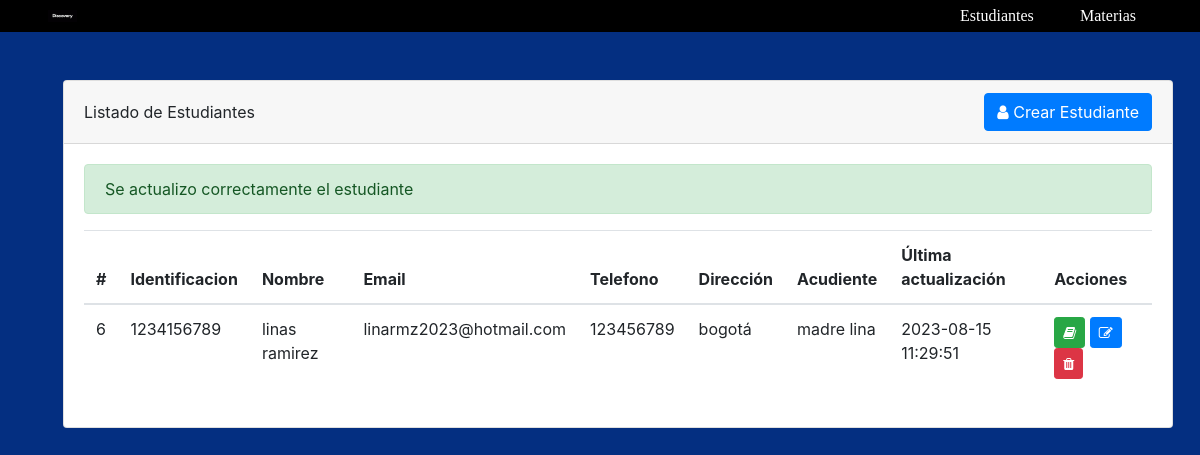
The app's page /modulos/estudiantes/estudiantes.php?mensaje=3 with its own data.
### tables this page shows
CREATE TABLE `estudiantes` (
  `id` int(11) NOT NULL AUTO_INCREMENT,
  `identificacion` varchar(255) DEFAULT NULL,
  `nombres` varchar(255) DEFAULT NULL,
  `apellidos` varchar(255) DEFAULT NULL,
  `email` varchar(255) DEFAULT NULL,
  `telefono` varchar(255) DEFAULT NULL,
  `acudiente` varchar(255) DEFAULT NULL,
  `direccion` varchar(255) DEFAULT NULL,
  `fecha_update` timestamp NULL DEFAULT CURRENT_TIMESTAMP,
  PRIMARY KEY (`id`)
);

### config/DBConect.php (called while the page is built, shortened)
<?php
    class Database {
        private static $dns = "mysql:host=localhost;dbname=colegio";
        private static $user = "root";
        private static $pass = "hm_pbeach*";
        private static $instance;
        public function __construct ()
        {
            $this->db = new PDO(self::$dns,self::$user,self::$pass);
        }
        public static function getInstance()
        {
            if(!isset(self::$instance))
            {
                self::$instance=new $object;
            }
            return self::$instance;
        }
        public function DatosEstudiantes() {
            $conexion = Database::getInstance();
            $sql  ="SELECT id,identificacion,nombres,apellidos,email,telefono, acudiente, direccion, fecha_update from estudiantes ";
            $result = $conexion->db->prepare($sql);
            $result->execute();
            return $result;
        }
    }
?>

### modulos/estudiantes/estudiantes.php (the view, shortened to what this page needs)
<?php
    include_once("../../config/DBConect.php");
    $conexion = new Database;
    $result = $conexion->DatosEstudiantes();
?>
<!DOCTYPE html>
<html lang="en">
<head>
    <link href="../../bootstrap/css/bootstrap.min.css" rel="stylesheet" type="text/css">
    <link href="../../css/style.css" rel="stylesheet" type="text/css">
    <link rel="stylesheet" type="text/css" href="../../css/estilos.css">
    <link rel="stylesheet" type="text/css" href="../../css/menu.css">
    <link rel="stylesheet" href="http://cdnjs.cloudflare.com/ajax/libs/font-awesome/4.4.0/css/font-awesome.min.css">
</head>
<body>
    <nav>
        <ul class="menu">
            <li class="logo">
                <a href="#">
                    <img src="../../img/logo.png">
                </a>
            </li>
            <li>
                <a href="<?= ROOT ?>modulos/estudiantes/estudiantes.php">
                    Estudiantes
                </a>
            </li>
            <li>
                <a href="../materias/materias.php">
                    Materias
                </a>
            </li>
        </ul>
    </nav>
    <div class="container">
        <div class="row justify-content-center">
            <div class="col-sm-12 col-xl-12">
                <div class="card">
                    <div class="card-header d-flex justify-content-between align-items-center">
                        Listado de Estudiantes
                        <a href="addEstudiante.php" class="btn btn-primary"><i class='fa fa-user'></i> Crear Estudiante</a>
                    </div>
                    <div class="card-body">
                        <?php
                            $mensajes = array(
                                0=>"No se pudo realizar la acción, comunicate con el administrador",
                                1=>"Se elimino correctamente el estudiante",
                                2=>"Se creo correctamente el estudiante",
                                3=>"Se actualizo correctamente el estudiante",
                                4=>"Se crearon correctamente las notas"
                            );
                            $mensaje_id = isset($_GET['mensaje']) ? (int)$_GET['mensaje'] : 0;
                            $mensaje='';
                            if ($mensaje_id != '') {
                                $mensaje = $mensajes[$mensaje_id];
                                $clase = 'alert-success';
                            }
                            if ($mensaje!='') echo "<div class='alert $clase' role='alert'> $mensaje </div>";
                        ?>
                        <table class="table">
                            <thead>
                                <tr>
                                <th scope="col">#</th>
                                <th scope="col">Identificacion</th>
                                <th scope="col">Nombre</th>
                                <th scope="col">Email</th>
                                <th scope="col">Telefono</th>
                                <th scope="col">Dirección</th>
                                <th scope="col">Acudiente</th>
                                <th scope="col">Última actualización</th>
                                <th scope="col">Acciones</th>
                                </tr>
                            </thead>
                            <tbody>
                                <?php
                                    foreach($result as $row) {
                                        echo "<tr>
                                                <td>".$row['id']."</td>
                                                <td>".$row['identificacion']."</td>
                                                <td>".$row['nombres']." ".$row['apellidos']."</td>
                                                <td>".$row['email']."</td>
                                                <td>".$row['telefono']."</td>
                                                <td>".$row['direccion']."</td>
                                                <td>".$row['acudiente']."</td>
                                                <td>".$row['fecha_update']."</td>
                                                <td>
                                                    <a href='../notas/notas.php?id=".$row['id']."' class='btn btn-success btn-sm'><i class='fa fa-book'></i></a>
                                                    <a href='editEstudiante.php?id=".$row['id']."' class='btn btn-primary btn-sm'><i class='fa fa-edit'></i> </a>
                                                    <a href='delete.php?id=".$row['id']."' class='btn btn-danger btn-sm'><i class='fa fa-trash'></i> </a>
                                                </td>
                                            </tr>";
                                    }
                                ?>
                            </tbody>
                        </table>
                    </div>
                </div>
            </div>
        </div>
</body>
</html>

### css/style.css (style rules this page uses)
.container { margin-top: 5%; margin-bottom: 5%; }
body { background-color: #042F81; }

### css/estilos.css (style rules this page uses)
* { margin: 0px; padding: 0px; }
.container { margin: 4%; }

### css/menu.css (style rules this page uses)
nav { background-color: black; color: white; }
.menu { display: flex; align-items: center; }
.menu li { width: 10%; list-style: none; }
.menu a { color: white; font-family: Cambria, Cochin, Georgia, Times, 'Times New Roman', serif; text-decoration: none; }
.logo { flex-grow: 3; }
.logo img { width: 10%; padding: 1% 2% 1% 5%; }

### records on screen
estudiantes: id "6", identificacion "1234156789", nombres "linas", apellidos "ramirez", email "linarmz2023@hotmail.com", telefono "123456789", direccion "bogotá", acudiente "madre lina", fecha_update "2023-08-15 11:29:51"

### other values on screen
$mensaje "Se actualizo correctamente el estudiante"
